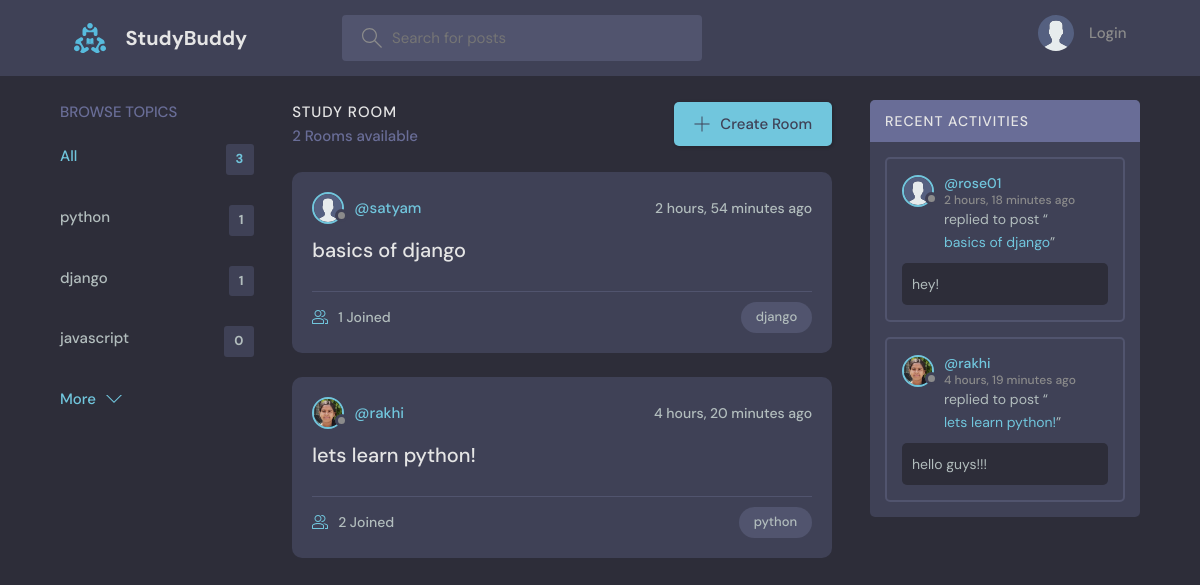
Before: / with the older database file.
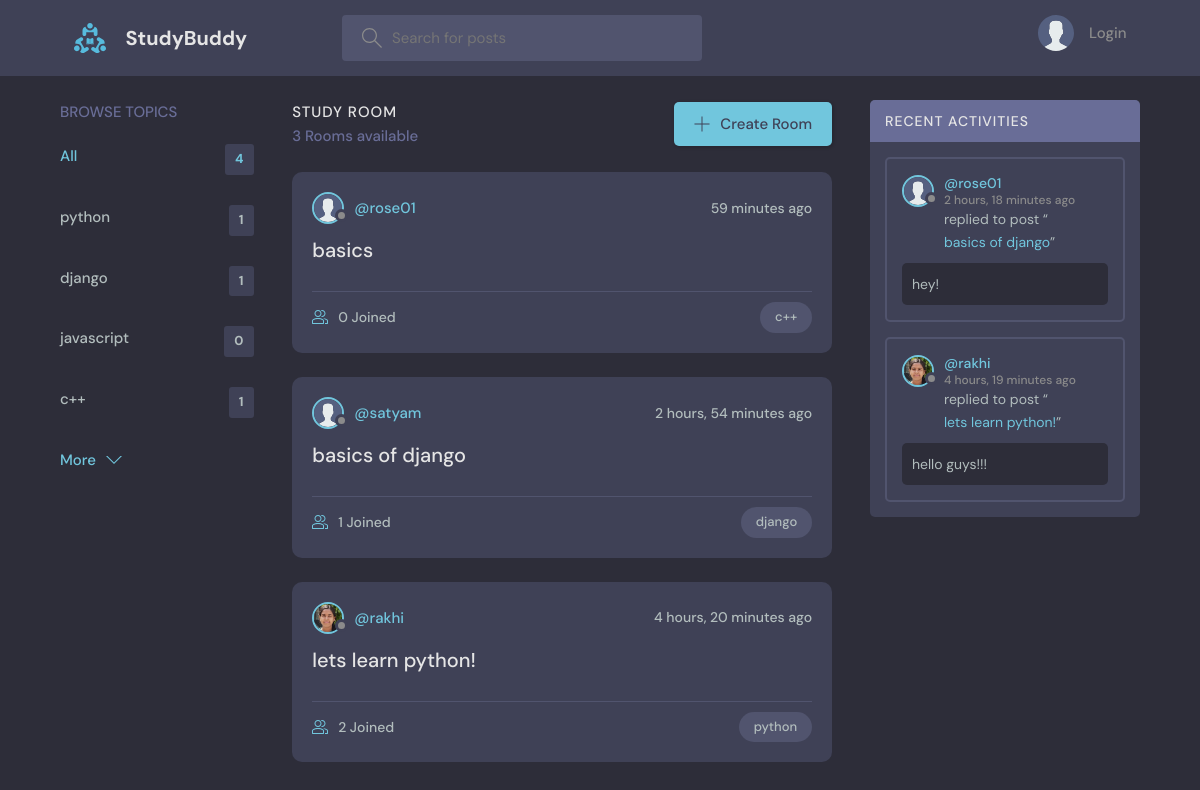
After: the same page with the newer database file.
### base/models.py (models this page shows, shortened)
class Topic(models.Model):
    name = models.CharField(max_length = 200)

class Room(models.Model):
    host= models.ForeignKey(User, on_delete=models.SET_NULL, null = True)
    topic =  models.ForeignKey(Topic, on_delete=models.SET_NULL, null = True)
    name = models.CharField(max_length= 200)
    description = models.TextField(null=True, blank=True)
    participants= models.ManyToManyField(User, related_name='participants', blank=True)
    updated = models.DateTimeField(auto_now = True)
    created = models.DateTimeField(auto_now_add= True)
    class Meta:
        ordering = ['-updated', '-created']
    def __str__(self):
            return str(self.name)

class User(AbstractUser):
    name = models.CharField(max_length=200, null=True)
    email = models.EmailField(unique=True, null=True)
    bio = models.TextField(null=True)
    avatar= models.ImageField(null=True, default="avatar.svg")
    USERNAME_FIELD = 'email'
    REQUIRED_FIELDS = []

class Message(models.Model):
    user = models.ForeignKey(User, on_delete=models.CASCADE)
    room = models.ForeignKey(Room, on_delete=models.CASCADE)
    body = models.TextField()
    updated = models.DateTimeField(auto_now = True)
    created = models.DateTimeField(auto_now_add=True)
    class Meta:
        ordering = ['-updated', '-created']

### base/views.py (the view)
# urls.py: path('', views.home, name="home"),
def home(request):
    q = request.GET.get('q') if request.GET.get('q') != None else ''
    rooms = Room.objects.filter(
        Q(topic__name__icontains= q) |
        Q(name__icontains=q) |
        Q(description__icontains=q)
          )
    topics = Topic.objects.all()[0:4]
    room_count = rooms.count()
    room_messages = Message.objects.filter(Q(room__topic__name__icontains=q))
    context = {'rooms':rooms, 'topics':topics, 'room_count':room_count, 'room_messages': room_messages}
    return render(request, 'base/home.html', context)

### base/templates/base/home.html (shortened to what this page needs)
{% extends 'main.html'%}
{% block content %}
    <main class="layout layout--3">
      <div class="container">
        {% include 'base/topic_component.html'%}
        <div class="roomList">
          <div class="roomList__header">
            <div>
              <h2>Study Room</h2>
              <p>{{room_count}} Rooms available</p>
            </div>
            <a class="btn btn--main" href="{% url 'create-room' %}">
              <svg version="1.1" xmlns="http://www.w3.org/2000/svg" width="32" height="32" viewBox="0 0 32 32">
                <title>add</title>
                <path
                  d="M16.943 0.943h-1.885v14.115h-14.115v1.885h14.115v14.115h1.885v-14.115h14.115v-1.885h-14.115v-14.115z"
                ></path>
              </svg>
              Create Room
            </a>
          </div>
          {% include 'base/feed_component.html' %}
        </div>
        {% include 'base/activity_component.html'%}
      </div>
    </main>
{% endblock %}

### base/templates/base/topic_component.html
<div class="topics">
    <div class="topics__header">
      <h2>Browse Topics</h2>
    </div>
    <ul class="topics__list">
      <li>
        <a href="{% url 'home' %}" class="active">All <span>{{topics.count}}</span></a>
      </li>
      {% for topic in topics %}
      <li>
        <a href="{% url 'home' %}?q={{topic.name}}">{{topic.name}} <span>{{topic.room_set.all.count}}</span></a>
      </li>
      {% endfor %}
    </ul>
    <a class="btn btn--link" href="{% url 'topics' %}">
      More
      <svg version="1.1" xmlns="http://www.w3.org/2000/svg" width="32" height="32" viewBox="0 0 32 32">
        <title>chevron-down</title>
        <path d="M16 21l-13-13h-3l16 16 16-16h-3l-13 13z"></path>
      </svg>
    </a>
  </div>

### base/templates/base/feed_component.html (shortened to what this page needs)
{% for room in rooms %}
<div class="roomListRoom">
    <div class="roomListRoom__header">
      <a href="{% url 'user-profile' room.host.id  %}" class="roomListRoom__author">
        <div class="avatar avatar--small">
          <img src="{{room.host.avatar.url}}" />
        </div>
        <span>@{{room.host.username}}</span>
      </a>
      <div class="roomListRoom__actions">
        <span>{{room.created|timesince}} ago</span>
      </div>
    </div>
    <div class="roomListRoom__content">
      <a href="{% url 'room' room.id%}">{{room.name}}</a>
    </div>
    <div class="roomListRoom__meta">
      <a href="{% url 'room' room.id%}" class="roomListRoom__joined">
        {{room.participants.all.count}} Joined
      </a>
      <p class="roomListRoom__topic">{{room.topic.name}}</p>
    </div>
  </div>
  {% endfor %}

### base/templates/base/activity_component.html (shortened to what this page needs)
<div class="activities">
    <div class="activities__header">
      <h2>Recent Activities</h2>
    </div>
    {% for message in room_messages %}
    <div class="activities__box">
      <div class="activities__boxHeader roomListRoom__header">
        <a href="{% url 'user-profile' message.user.id %}" class="roomListRoom__author">
          <div class="avatar avatar--small">
            <img src="{{message.user.avatar.url}}" />
          </div>
          <p>
            @{{message.user.username}}
            <span>{{message.created|timesince}} ago</span>
          </p>
        </a>
      </div>
      <div class="activities__boxContent">
        <p>replied to post “<a href="{% url 'room' message.room.id %}">{{message.room}}</a>”</p>
        <div class="activities__boxRoomContent">
            {{message.body}}
        </div>
      </div>
    </div>
    {% endfor %}
  </div>

Changed rows visible on the page:
added Topic: name "c++", room_set.all.count "1"
added Room: host.avatar (placeholder picture), host.username "rose01", created "59 minutes", name "basics", participants.all.count "0", topic.name "c++"
Other visible differences:
{{ topics.count }}: "3" → "4"
{{ room_count }}: "2" → "3"
